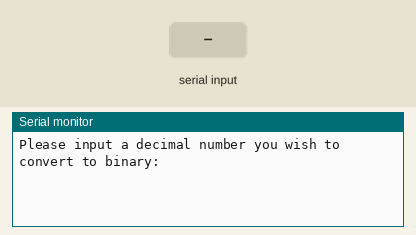
Bench run of a sketch on a simulated Arduino Uno, built with avr-gcc and run on an emulated ATmega328P. Parts: the last lines printed to the serial monitor. The inputs (shaded band) are chosen by the test bench.

Above: at 1.2 s.
1.3 s: "90,45\n" received over Serial
At 2.2 s:
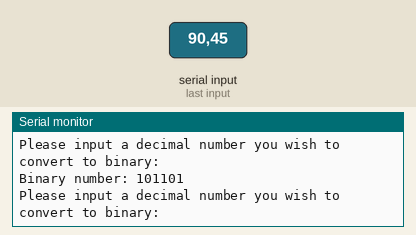
2.8 s: "30,150\n" received over Serial
At 4.8 s:
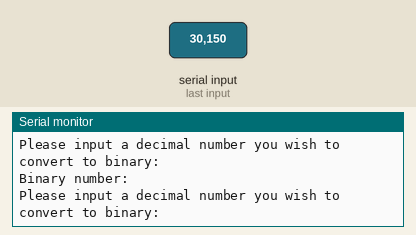
Timing chart, 0 to 6.3 s (numbered marks = the images above; inputs shaded):
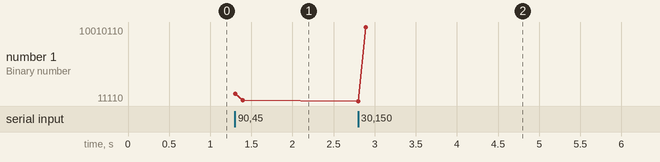

The sketch:

decimal_to_binary.ino
```cpp
int binaryNumber[20];
int i = 0;

void setup() {
  Serial.begin(9600);

}

void loop() {

  Serial.println("Please input a decimal number you wish to convert to binary:");

  while (Serial.available() == 0) {
  }

  int decimalNumber = Serial.parseInt();

  while (decimalNumber > 0) {
    int remainder = decimalNumber % 2;
    binaryNumber[i] = remainder;
    decimalNumber = decimalNumber / 2;
    i++;
  }

  Serial.print("Binary number: ");
  for(int j = i - 1; j >= 0; j--) {
    Serial.print(binaryNumber[j]);
  }

  i=0;
  memset(binaryNumber, 0, sizeof(binaryNumber));

  Serial.println();

}
```

Measured:
- after the input at 1.3 s, the serial monitor: prints a new line at once (image 1)
- after the input at 2.8 s, the serial monitor: prints a new line at once (image 2)
- plotted number 1: 101101 → 10010110 after the input at 2.8 s
